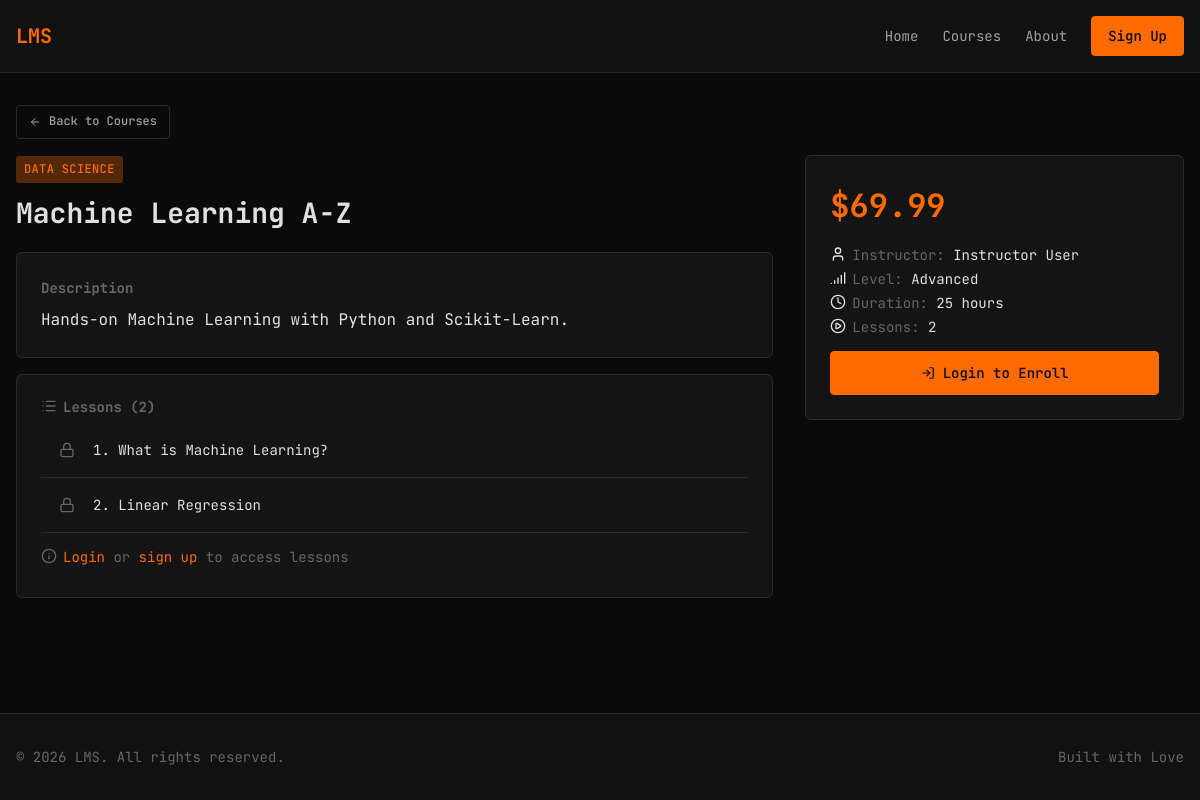
Page /course-details.php?id=3 on the committed database.
### tables this page shows
CREATE TABLE courses (
    id INT AUTO_INCREMENT PRIMARY KEY,
    title VARCHAR(200) NOT NULL,
    description TEXT,
    category_id INT,
    instructor_id INT,
    price DECIMAL(10,2) DEFAULT 0.00,
    duration VARCHAR(50),
    level ENUM('beginner', 'intermediate', 'advanced') DEFAULT 'beginner',
    created_at TIMESTAMP DEFAULT CURRENT_TIMESTAMP,
    FOREIGN KEY (category_id) REFERENCES categories(id) ON DELETE SET NULL,
    FOREIGN KEY (instructor_id) REFERENCES users(id) ON DELETE SET NULL
);

CREATE TABLE categories (
    id INT AUTO_INCREMENT PRIMARY KEY,
    name VARCHAR(100) NOT NULL,
    description TEXT
);

CREATE TABLE lessons (
    id INT AUTO_INCREMENT PRIMARY KEY,
    course_id INT NOT NULL,
    title VARCHAR(200) NOT NULL,
    video_url VARCHAR(500),
    learning_outcome TEXT,
    order_num INT DEFAULT 0,
    created_at TIMESTAMP DEFAULT CURRENT_TIMESTAMP,
    FOREIGN KEY (course_id) REFERENCES courses(id) ON DELETE CASCADE
);

CREATE TABLE users (
    id INT AUTO_INCREMENT PRIMARY KEY,
    name VARCHAR(100) NOT NULL,
    email VARCHAR(150) NOT NULL UNIQUE,
    password VARCHAR(255) NOT NULL,
    role ENUM('admin', 'instructor', 'student') NOT NULL DEFAULT 'student',
    bio TEXT,
    experience TEXT,
    verified TINYINT(1) NOT NULL DEFAULT 1,
    created_at TIMESTAMP DEFAULT CURRENT_TIMESTAMP
);

### config/auth.php (called while the page is built, shortened)
<?php
function isLoggedIn()
{
    return isset($_SESSION['user_id']);
}
function getCurrentUser()
{
    if (!isLoggedIn()) {
        return null;
    }
    $pdo = getDBConnection();
    $stmt = $pdo->prepare("SELECT id, name, email, role, verified FROM users WHERE id = ?");
    $stmt->execute([$_SESSION['user_id']]);
    return $stmt->fetch();
}
function e($string)
{
    return htmlspecialchars($string, ENT_QUOTES, 'UTF-8');
}

### public/course-details.php (the view, shortened to what this page needs)
<?php
require_once __DIR__ . '/../config/auth.php';
$pdo = getDBConnection();
$courseId = isset($_GET['id']) ? (int) $_GET['id'] : 0;
$stmt = $pdo->prepare("
    SELECT c.*, cat.name as category_name, u.name as instructor_name
    FROM courses c
    LEFT JOIN categories cat ON c.category_id = cat.id
    LEFT JOIN users u ON c.instructor_id = u.id
    WHERE c.id = ?
");
$stmt->execute([$courseId]);
$course = $stmt->fetch();
$isEnrolled = false;
$isAssignedInstructor = false;
$stmt = $pdo->prepare("SELECT * FROM lessons WHERE course_id = ? ORDER BY order_num ASC, id ASC");
$stmt->execute([$courseId]);
$lessons = $stmt->fetchAll();
$completedLessons = 0;
$totalLessons = count($lessons);
$progress = 0;
$completedLessonIds = [];
include __DIR__ . '/../includes/header.php';
include __DIR__ . '/../includes/navbar.php';
?>
<main class="main-content">
    <div class="container">
        <a href="<?php echo BASE_PATH; ?>/public/courses.php" class="btn btn-ghost btn-sm mb-2">
            <i data-lucide="arrow-left"></i>
            <span>Back to Courses</span>
        </a>
        <div class="grid grid-course-details">
            <div>
                <span class="badge badge-primary mb-1">
                    <?php echo e($course['category_name'] ?? 'Uncategorized'); ?>
                </span>
                <h1 class="course-page-title">
                    <?php echo e($course['title']); ?>
                </h1>
                <div class="card mb-2">
                    <h3 class="text-sm text-dim mb-1">Description</h3>
                    <p>
                        <?php echo nl2br(e($course['description'] ?? 'No description available.')); ?>
                    </p>
                </div>
                <div class="card">
                    <div class="flex flex-between flex-center mb-1">
                        <h3 class="text-sm text-dim meta-item">
                            <i data-lucide="list"></i>
                            <span>Lessons (<?php echo count($lessons); ?>)</span>
                        </h3>
                    </div>
                    <?php if (empty($lessons)): ?>
                        <p class="text-dim">No lessons available yet.</p>
                    <?php else: ?>
                        <ul class="lesson-list">
                            <?php foreach ($lessons as $index => $lesson):
                                $lessonCompleted = in_array($lesson['id'], $completedLessonIds);
                            ?>
                                <li class="lesson-item<?php echo $lessonCompleted ? ' completed' : ''; ?>">
                                    <span class="lesson-icon">
                                        <?php if ($lessonCompleted): ?>
                                            <i data-lucide="check-circle"></i>
                                        <?php elseif ($isEnrolled || ($user && in_array($user['role'], ['admin', 'instructor']))): ?>
                                            <i data-lucide="play-circle"></i>
                                        <?php else: ?>
                                            <i data-lucide="lock"></i>
                                        <?php endif; ?>
                                    </span>
                                    <span class="lesson-title<?php echo $lessonCompleted ? ' text-orange' : ''; ?>">
                                        <?php echo ($index + 1) . '. ' . e($lesson['title']); ?>
                                    </span>
                                </li>
                            <?php endforeach; ?>
                        </ul>
                    <?php endif; ?>
                    <?php if (!$isEnrolled && $user && $user['role'] === 'student'): ?>
                        <p class="text-dim text-sm mt-2 meta-item">
                            <i data-lucide="info"></i>
                            <span>Enroll to access lessons</span>
                        </p>
                    <?php elseif (!$user): ?>
                        <p class="text-dim text-sm mt-2 meta-item">
                            <i data-lucide="info"></i>
                            <span><a href="<?php echo BASE_PATH; ?>/public/login.php">Login</a> or <a
                                    href="<?php echo BASE_PATH; ?>/public/signup.php">sign up</a> to access lessons</span>
                        </p>
                    <?php endif; ?>
                </div>
            </div>
            <div>
                <div class="card">
                    <?php if ($course['price'] > 0): ?>
                        <div class="stat-value">$<?php echo number_format($course['price'], 2); ?></div>
                    <?php else: ?>
                        <div class="stat-value text-success">Free</div>
                    <?php endif; ?>
                    <div class="sidebar-info">
                        <div class="meta-item text-sm">
                            <i data-lucide="user"></i>
                            <span>
                                <span class="text-dim">Instructor:</span>
                                <?php echo e($course['instructor_name'] ?? 'TBA'); ?>
                            </span>
                        </div>
                        <div class="meta-item text-sm">
                            <i data-lucide="signal"></i>
                            <span>
                                <span class="text-dim">Level:</span>
                                <?php echo ucfirst(e($course['level'])); ?>
                            </span>
                        </div>
                        <div class="meta-item text-sm">
                            <i data-lucide="clock"></i>
                            <span>
                                <span class="text-dim">Duration:</span>
                                <?php echo e($course['duration'] ?? 'Self-paced'); ?>
                            </span>
                        </div>
                        <div class="meta-item text-sm">
                            <i data-lucide="play-circle"></i>
                            <span>
                                <span class="text-dim">Lessons:</span>
                                <?php echo count($lessons); ?>
                            </span>
                        </div>
                    </div>
                    <?php if ($isEnrolled): ?>
                        <div class="mb-1">
                            <div class="flex flex-between flex-center mb-1">
                                <span class="text-sm text-dim">Progress</span>
                                <span class="text-orange text-sm"><?php echo $progress; ?>%</span>
                            </div>
                            <div class="progress">
                                <div class="progress-bar" style="width: <?php echo $progress; ?>%;"></div>
                            </div>
                            <p class="text-xs text-dim mt-1"><?php echo $completedLessons; ?>/<?php echo $totalLessons; ?> lessons completed</p>
                        </div>
                    <?php elseif (!$user): ?>
                        <a href="<?php echo BASE_PATH; ?>/public/login.php" class="btn btn-primary w-full">
                            <i data-lucide="log-in"></i>
                            <span>Login to Enroll</span>
                        </a>
                    <?php endif; ?>
                </div>
            </div>
        </div>
    </div>
</main>
<?php include __DIR__ . '/../includes/footer.php'; ?>

### assets/css/style.css (style rules this page uses)
:root { --bg-primary: #0a0a0a; --bg-secondary: #111111; --bg-tertiary: #1a1a1a; --bg-card: #141414; --orange-primary: #ff6b00; --orange-secondary: #ff8c00; --orange-dim: #cc5500; --orange-glow: rgba(255, 107, 0, 0.3); --text-primary: #e0e0e0; --text-secondary: #a0a0a0; --text-dim: #666666; --border-color: #2a2a2a; --success: #00cc66; --error: #ff3333; --warning: #ffcc00; --font-mono: 'JetBrains Mono', 'Consolas', 'Monaco', monospace; }
*, *::before, *::after { box-sizing: border-box; margin: 0; padding: 0; }
html { font-size: 16px; scroll-behavior: smooth; }
body { font-family: var(--font-mono); background-color: var(--bg-primary); color: var(--text-primary); line-height: 1.6; min-height: 100vh; }
a { color: var(--orange-primary); text-decoration: none; transition: color 0.2s ease; }
.container { max-width: 1200px; margin: 0 auto; padding: 0 1rem; }
.main-content { flex: 1; padding: 2rem 0; }
.btn { display: inline-flex; align-items: center; justify-content: center; gap: 0.5rem; padding: 0.625rem 1.25rem; font-family: var(--font-mono); font-size: 0.875rem; font-weight: 500; border: 1px solid transparent; border-radius: 4px; cursor: pointer; transition: all 0.2s ease; text-decoration: none; }
.btn-primary { background-color: var(--orange-primary); color: var(--bg-primary); border-color: var(--orange-primary); }
.btn-ghost { background-color: transparent; color: var(--text-secondary); border-color: var(--border-color); }
.btn-sm { padding: 0.375rem 0.75rem; font-size: 0.75rem; }
.card { background-color: var(--bg-card); border: 1px solid var(--border-color); border-radius: 6px; padding: 1.5rem; transition: border-color 0.2s ease; }
.badge { display: inline-flex; align-items: center; padding: 0.25rem 0.5rem; font-size: 0.75rem; font-weight: 500; border-radius: 3px; text-transform: uppercase; letter-spacing: 0.03em; }
.badge-primary { background-color: var(--orange-glow); color: var(--orange-primary); }
.grid { display: grid; gap: 1.5rem; }
.stat-value { font-size: 2rem; font-weight: 700; color: var(--orange-primary); }
.lesson-list { list-style: none; }
.lesson-item { display: flex; align-items: center; gap: 1rem; padding: 1rem; border-bottom: 1px solid var(--border-color); transition: background-color 0.2s ease; }
.lesson-icon { width: 20px; height: 20px; color: var(--text-dim); display: flex; align-items: center; justify-content: center; }
.lesson-icon svg.lucide { width: 1rem !important; height: 1rem !important; }
.lesson-title { flex: 1; font-size: 0.875rem; }
.text-dim { color: var(--text-dim); }
.text-sm { font-size: 0.875rem; }
.mt-2 { margin-top: 1rem; }
.mb-1 { margin-bottom: 0.5rem; }
.mb-2 { margin-bottom: 1rem; }
.flex { display: flex; }
.flex-between { justify-content: space-between; }
.flex-center { align-items: center; }
.text-sm svg.lucide { width: 1rem !important; height: 1rem !important; }
svg.lucide { width: 1rem; height: 1rem; flex-shrink: 0; }
.btn svg.lucide { width: 0.875rem; height: 0.875rem; }
.btn-sm svg.lucide { width: 0.75rem; height: 0.75rem; }
.meta-item { display: inline-flex; align-items: center; gap: 0.375rem; line-height: 1; }
.meta-item svg.lucide { width: 0.875rem; height: 0.875rem; flex-shrink: 0; position: relative; top: -1px; }
.lesson-icon svg.lucide { width: 1rem; height: 1rem; }
.flex.flex-center svg.lucide { flex-shrink: 0; }
.w-full { width: 100%; }
.course-page-title { font-size: 1.75rem; margin-bottom: 1rem; }
.sidebar-info { margin: 1rem 0; display: flex; flex-direction: column; gap: 0.5rem; }
.grid-course-details { grid-template-columns: 2fr 1fr; gap: 2rem; }

### rows in the picture
courses: category.name "DATA SCIENCE", title "Machine Learning A-Z", description "Hands-on Machine Learning with Python and Scikit-Learn.", price "69.99", instructor.name "Instructor User", level "Advanced", duration "25 hours"
lessons: title "What is Machine Learning?"
lessons: title "Linear Regression"

### other values in the picture
count($lessons) "2"
